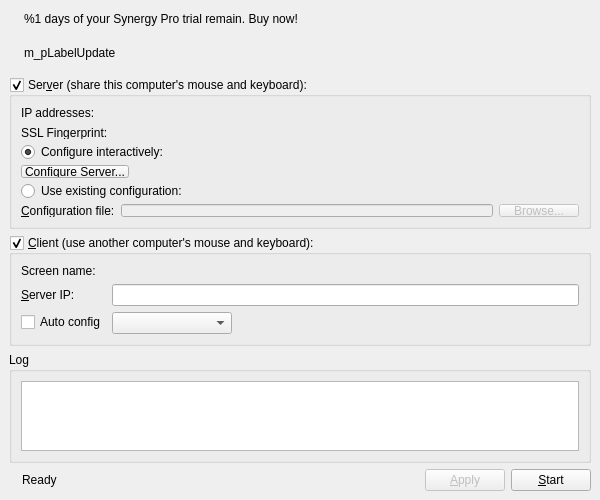
<?xml version="1.0" encoding="UTF-8"?>
<ui version="4.0">
 <class>MainWindowBase</class>
 <widget class="QMainWindow" name="MainWindowBase">
  <property name="geometry">
   <rect>
    <x>0</x>
    <y>0</y>
    <width>600</width>
    <height>500</height>
   </rect>
  </property>
  <property name="sizePolicy">
   <sizepolicy hsizetype="Fixed" vsizetype="Fixed">
    <horstretch>0</horstretch>
    <verstretch>0</verstretch>
   </sizepolicy>
  </property>
  <property name="minimumSize">
   <size>
    <width>500</width>
    <height>400</height>
   </size>
  </property>
  <property name="windowTitle">
   <string>Synergy</string>
  </property>
  <widget class="QWidget" name="centralwidget">
   <layout class="QVBoxLayout" name="verticalLayout_2">
    <item>
     <widget class="QWidget" name="m_trialWidget" native="true">
      <layout class="QHBoxLayout" name="horizontalLayout_5">
       <property name="leftMargin">
        <number>2</number>
       </property>
       <property name="topMargin">
        <number>0</number>
       </property>
       <property name="rightMargin">
        <number>0</number>
       </property>
       <property name="bottomMargin">
        <number>8</number>
       </property>
       <item>
        <widget class="QLabel" name="label_3">
         <property name="text">
          <string/>
         </property>
         <property name="pixmap">
          <pixmap resource="Synergy.qrc">:/res/icons/16x16/warning.png</pixmap>
         </property>
        </widget>
       </item>
       <item>
        <widget class="QLabel" name="m_trialLabel">
         <property name="text">
          <string>&lt;html&gt;&lt;head/&gt;&lt;body&gt;&lt;p&gt;&lt;span style=&quot; font-weight:600;&quot;&gt;%1&lt;/span&gt; days of your Synergy Pro trial remain. &lt;a href=&quot;http://symless.com/pricing?src=gui&quot;&gt;&lt;span style=&quot; text-decoration: underline; color:#0000ff;&quot;&gt;Buy now!&lt;/span&gt;&lt;/a&gt;&lt;/p&gt;&lt;/body&gt;&lt;/html&gt;</string>
         </property>
         <property name="openExternalLinks">
          <bool>true</bool>
         </property>
        </widget>
       </item>
       <item>
        <spacer name="horizontalSpacer">
         <property name="orientation">
          <enum>Qt::Horizontal</enum>
         </property>
         <property name="sizeHint" stdset="0">
          <size>
           <width>40</width>
           <height>20</height>
          </size>
         </property>
        </spacer>
       </item>
      </layout>
     </widget>
    </item>
    <item>
     <widget class="QWidget" name="m_pWidgetUpdate" native="true">
      <layout class="QHBoxLayout" name="horizontalLayout_2">
       <property name="leftMargin">
        <number>2</number>
       </property>
       <property name="topMargin">
        <number>0</number>
       </property>
       <property name="rightMargin">
        <number>0</number>
       </property>
       <property name="bottomMargin">
        <number>8</number>
       </property>
       <item>
        <widget class="QLabel" name="m_pIconUpdate">
         <property name="text">
          <string/>
         </property>
         <property name="pixmap">
          <pixmap resource="Synergy.qrc">:/res/icons/16x16/warning.png</pixmap>
         </property>
        </widget>
       </item>
       <item>
        <widget class="QLabel" name="m_pLabelUpdate">
         <property name="text">
          <string notr="true">m_pLabelUpdate</string>
         </property>
         <property name="openExternalLinks">
          <bool>true</bool>
         </property>
        </widget>
       </item>
       <item>
        <spacer name="m_pSpacerUpdate">
         <property name="orientation">
          <enum>Qt::Horizontal</enum>
         </property>
         <property name="sizeHint" stdset="0">
          <size>
           <width>469</width>
           <height>20</height>
          </size>
         </property>
        </spacer>
       </item>
      </layout>
     </widget>
    </item>
    <item>
     <widget class="QGroupBox" name="m_pGroupServer">
      <property name="sizePolicy">
       <sizepolicy hsizetype="Preferred" vsizetype="Fixed">
        <horstretch>0</horstretch>
        <verstretch>0</verstretch>
       </sizepolicy>
      </property>
      <property name="title">
       <string>Ser&amp;ver (share this computer's mouse and keyboard):</string>
      </property>
      <property name="checkable">
       <bool>true</bool>
      </property>
      <property name="checked">
       <bool>true</bool>
      </property>
      <layout class="QVBoxLayout">
       <item>
        <layout class="QFormLayout" name="formLayout">
         <property name="fieldGrowthPolicy">
          <enum>QFormLayout::AllNonFixedFieldsGrow</enum>
         </property>
         <item row="0" column="0">
          <widget class="QLabel" name="label_2">
           <property name="text">
            <string>IP addresses:</string>
           </property>
          </widget>
         </item>
         <item row="0" column="1">
          <widget class="QLabel" name="m_pLabelIpAddresses">
           <property name="text">
            <string notr="true"/>
           </property>
          </widget>
         </item>
        </layout>
       </item>
       <item>
        <layout class="QHBoxLayout" name="horizontalLayout_3">
         <item>
          <widget class="QLabel" name="m_pLabelFingerprint">
           <property name="sizePolicy">
            <sizepolicy hsizetype="Maximum" vsizetype="Preferred">
             <horstretch>0</horstretch>
             <verstretch>0</verstretch>
            </sizepolicy>
           </property>
           <property name="text">
            <string>SSL Fingerprint:</string>
           </property>
          </widget>
         </item>
         <item>
          <widget class="QLabel" name="m_pLabelLocalFingerprint">
           <property name="text">
            <string/>
           </property>
          </widget>
         </item>
        </layout>
       </item>
       <item>
        <widget class="QRadioButton" name="m_pRadioInternalConfig">
         <property name="text">
          <string>Configure interactively:</string>
         </property>
         <property name="checked">
          <bool>true</bool>
         </property>
        </widget>
       </item>
       <item>
        <layout class="QHBoxLayout" name="horizontalLayout_4">
         <item>
          <widget class="QPushButton" name="m_pButtonConfigureServer">
           <property name="text">
            <string>&amp;Configure Server...</string>
           </property>
          </widget>
         </item>
         <item>
          <spacer>
           <property name="orientation">
            <enum>Qt::Horizontal</enum>
           </property>
           <property name="sizeHint" stdset="0">
            <size>
             <width>40</width>
             <height>20</height>
            </size>
           </property>
          </spacer>
         </item>
        </layout>
       </item>
       <item>
        <widget class="QRadioButton" name="m_pRadioExternalConfig">
         <property name="text">
          <string>Use existing configuration:</string>
         </property>
        </widget>
       </item>
       <item>
        <layout class="QHBoxLayout">
         <item>
          <widget class="QLabel" name="m_pLabelConfigurationFile">
           <property name="text">
            <string>&amp;Configuration file:</string>
           </property>
           <property name="buddy">
            <cstring>m_pLineEditConfigFile</cstring>
           </property>
          </widget>
         </item>
         <item>
          <widget class="QLineEdit" name="m_pLineEditConfigFile">
           <property name="enabled">
            <bool>false</bool>
           </property>
          </widget>
         </item>
         <item>
          <widget class="QPushButton" name="m_pButtonBrowseConfigFile">
           <property name="enabled">
            <bool>false</bool>
           </property>
           <property name="text">
            <string>&amp;Browse...</string>
           </property>
          </widget>
         </item>
        </layout>
       </item>
      </layout>
     </widget>
    </item>
    <item>
     <widget class="QGroupBox" name="m_pGroupClient">
      <property name="sizePolicy">
       <sizepolicy hsizetype="Preferred" vsizetype="Fixed">
        <horstretch>0</horstretch>
        <verstretch>0</verstretch>
       </sizepolicy>
      </property>
      <property name="title">
       <string>&amp;Client (use another computer's mouse and keyboard):</string>
      </property>
      <property name="checkable">
       <bool>true</bool>
      </property>
      <property name="checked">
       <bool>true</bool>
      </property>
      <layout class="QFormLayout" name="formLayout_3">
       <property name="fieldGrowthPolicy">
        <enum>QFormLayout::AllNonFixedFieldsGrow</enum>
       </property>
       <item row="0" column="0">
        <widget class="QLabel" name="label_5">
         <property name="text">
          <string>Screen name:</string>
         </property>
        </widget>
       </item>
       <item row="0" column="1">
        <widget class="QLabel" name="m_pLabelScreenName">
         <property name="text">
          <string notr="true"/>
         </property>
        </widget>
       </item>
       <item row="2" column="0">
        <widget class="QLabel" name="m_pLabelServerName">
         <property name="text">
          <string>&amp;Server IP:</string>
         </property>
         <property name="buddy">
          <cstring>m_pLineEditHostname</cstring>
         </property>
        </widget>
       </item>
       <item row="2" column="1">
        <widget class="QLineEdit" name="m_pLineEditHostname"/>
       </item>
       <item row="3" column="0">
        <widget class="QCheckBox" name="m_pCheckBoxAutoConfig">
         <property name="text">
          <string>Auto config</string>
         </property>
        </widget>
       </item>
       <item row="3" column="1">
        <widget class="QComboBox" name="m_pComboServerList">
         <property name="sizePolicy">
          <sizepolicy hsizetype="Maximum" vsizetype="Fixed">
           <horstretch>0</horstretch>
           <verstretch>0</verstretch>
          </sizepolicy>
         </property>
         <property name="minimumSize">
          <size>
           <width>120</width>
           <height>0</height>
          </size>
         </property>
        </widget>
       </item>
      </layout>
     </widget>
    </item>
    <item>
     <widget class="QGroupBox" name="m_pGroupLog">
      <property name="title">
       <string>Log</string>
      </property>
      <layout class="QVBoxLayout" name="verticalLayout">
       <item>
        <widget class="QTextEdit" name="m_pLogOutput">
         <property name="sizePolicy">
          <sizepolicy hsizetype="Expanding" vsizetype="Expanding">
           <horstretch>0</horstretch>
           <verstretch>0</verstretch>
          </sizepolicy>
         </property>
         <property name="font">
          <font>
           <family>Courier</family>
          </font>
         </property>
         <property name="autoFillBackground">
          <bool>false</bool>
         </property>
         <property name="undoRedoEnabled">
          <bool>false</bool>
         </property>
         <property name="lineWrapMode">
          <enum>QTextEdit::NoWrap</enum>
         </property>
         <property name="readOnly">
          <bool>true</bool>
         </property>
        </widget>
       </item>
      </layout>
     </widget>
    </item>
    <item>
     <layout class="QHBoxLayout" name="horizontalLayout">
      <property name="sizeConstraint">
       <enum>QLayout::SetDefaultConstraint</enum>
      </property>
      <item>
       <widget class="QLabel" name="m_pLabelPadlock">
        <property name="enabled">
         <bool>true</bool>
        </property>
        <property name="text">
         <string/>
        </property>
        <property name="pixmap">
         <pixmap resource="Synergy.qrc">:/res/icons/16x16/padlock.png</pixmap>
        </property>
       </widget>
      </item>
      <item>
       <widget class="QLabel" name="m_pStatusLabel">
        <property name="text">
         <string>Ready</string>
        </property>
       </widget>
      </item>
      <item>
       <spacer name="spacer">
        <property name="orientation">
         <enum>Qt::Horizontal</enum>
        </property>
        <property name="sizeHint" stdset="0">
         <size>
          <width>40</width>
          <height>20</height>
         </size>
        </property>
       </spacer>
      </item>
      <item>
       <widget class="QPushButton" name="m_pButtonApply">
        <property name="enabled">
         <bool>false</bool>
        </property>
        <property name="text">
         <string>&amp;Apply</string>
        </property>
       </widget>
      </item>
      <item>
       <widget class="QPushButton" name="m_pButtonToggleStart">
        <property name="text">
         <string>&amp;Start</string>
        </property>
       </widget>
      </item>
     </layout>
    </item>
   </layout>
  </widget>
  <action name="m_pActionAbout">
   <property name="text">
    <string>&amp;About Synergy...</string>
   </property>
   <property name="shortcut">
    <string notr="true"/>
   </property>
  </action>
  <action name="m_pActionQuit">
   <property name="text">
    <string>&amp;Quit</string>
   </property>
   <property name="statusTip">
    <string>Quit</string>
   </property>
   <property name="shortcut">
    <string notr="true">Ctrl+Q</string>
   </property>
  </action>
  <action name="m_pActionStartSynergy">
   <property name="text">
    <string>&amp;Start</string>
   </property>
   <property name="statusTip">
    <string>Run</string>
   </property>
   <property name="shortcut">
    <string notr="true">Ctrl+S</string>
   </property>
  </action>
  <action name="m_pActionStopSynergy">
   <property name="enabled">
    <bool>false</bool>
   </property>
   <property name="text">
    <string>S&amp;top</string>
   </property>
   <property name="statusTip">
    <string>Stop</string>
   </property>
   <property name="shortcut">
    <string notr="true">Ctrl+T</string>
   </property>
  </action>
  <action name="actionShowStatus">
   <property name="text">
    <string>S&amp;how Status</string>
   </property>
   <property name="shortcut">
    <string notr="true">Ctrl+H</string>
   </property>
  </action>
  <action name="m_pActionMinimize">
   <property name="text">
    <string>&amp;Hide</string>
   </property>
   <property name="toolTip">
    <string>Hide</string>
   </property>
   <property name="shortcut">
    <string notr="true"/>
   </property>
  </action>
  <action name="m_pActionRestore">
   <property name="text">
    <string>&amp;Show</string>
   </property>
   <property name="toolTip">
    <string>Show</string>
   </property>
   <property name="shortcut">
    <string notr="true"/>
   </property>
  </action>
  <action name="m_pActionSave">
   <property name="text">
    <string>Save configuration &amp;as...</string>
   </property>
   <property name="statusTip">
    <string>Save the interactively generated server configuration to a file.</string>
   </property>
   <property name="shortcut">
    <string notr="true">Ctrl+Alt+S</string>
   </property>
  </action>
  <action name="m_pActionSettings">
   <property name="text">
    <string>Settings</string>
   </property>
   <property name="statusTip">
    <string>Edit settings</string>
   </property>
   <property name="shortcut">
    <string notr="true"/>
   </property>
  </action>
 </widget>
 <resources>
  <include location="Synergy.qrc"/>
 </resources>
 <connections>
  <connection>
   <sender>m_pRadioExternalConfig</sender>
   <signal>toggled(bool)</signal>
   <receiver>m_pLineEditConfigFile</receiver>
   <slot>setEnabled(bool)</slot>
   <hints>
    <hint type="sourcelabel">
     <x>156</x>
     <y>179</y>
    </hint>
    <hint type="destinationlabel">
     <x>169</x>
     <y>209</y>
    </hint>
   </hints>
  </connection>
  <connection>
   <sender>m_pRadioExternalConfig</sender>
   <signal>toggled(bool)</signal>
   <receiver>m_pButtonBrowseConfigFile</receiver>
   <slot>setEnabled(bool)</slot>
   <hints>
    <hint type="sourcelabel">
     <x>353</x>
     <y>182</y>
    </hint>
    <hint type="destinationlabel">
     <x>356</x>
     <y>211</y>
    </hint>
   </hints>
  </connection>
  <connection>
   <sender>m_pRadioInternalConfig</sender>
   <signal>toggled(bool)</signal>
   <receiver>m_pButtonConfigureServer</receiver>
   <slot>setEnabled(bool)</slot>
   <hints>
    <hint type="sourcelabel">
     <x>204</x>
     <y>244</y>
    </hint>
    <hint type="destinationlabel">
     <x>212</x>
     <y>274</y>
    </hint>
   </hints>
  </connection>
  <connection>
   <sender>m_pButtonToggleStart</sender>
   <signal>clicked()</signal>
   <receiver>m_pActionStartSynergy</receiver>
   <slot>trigger()</slot>
   <hints>
    <hint type="sourcelabel">
     <x>361</x>
     <y>404</y>
    </hint>
    <hint type="destinationlabel">
     <x>-1</x>
     <y>-1</y>
    </hint>
   </hints>
  </connection>
 </connections>
</ui>
